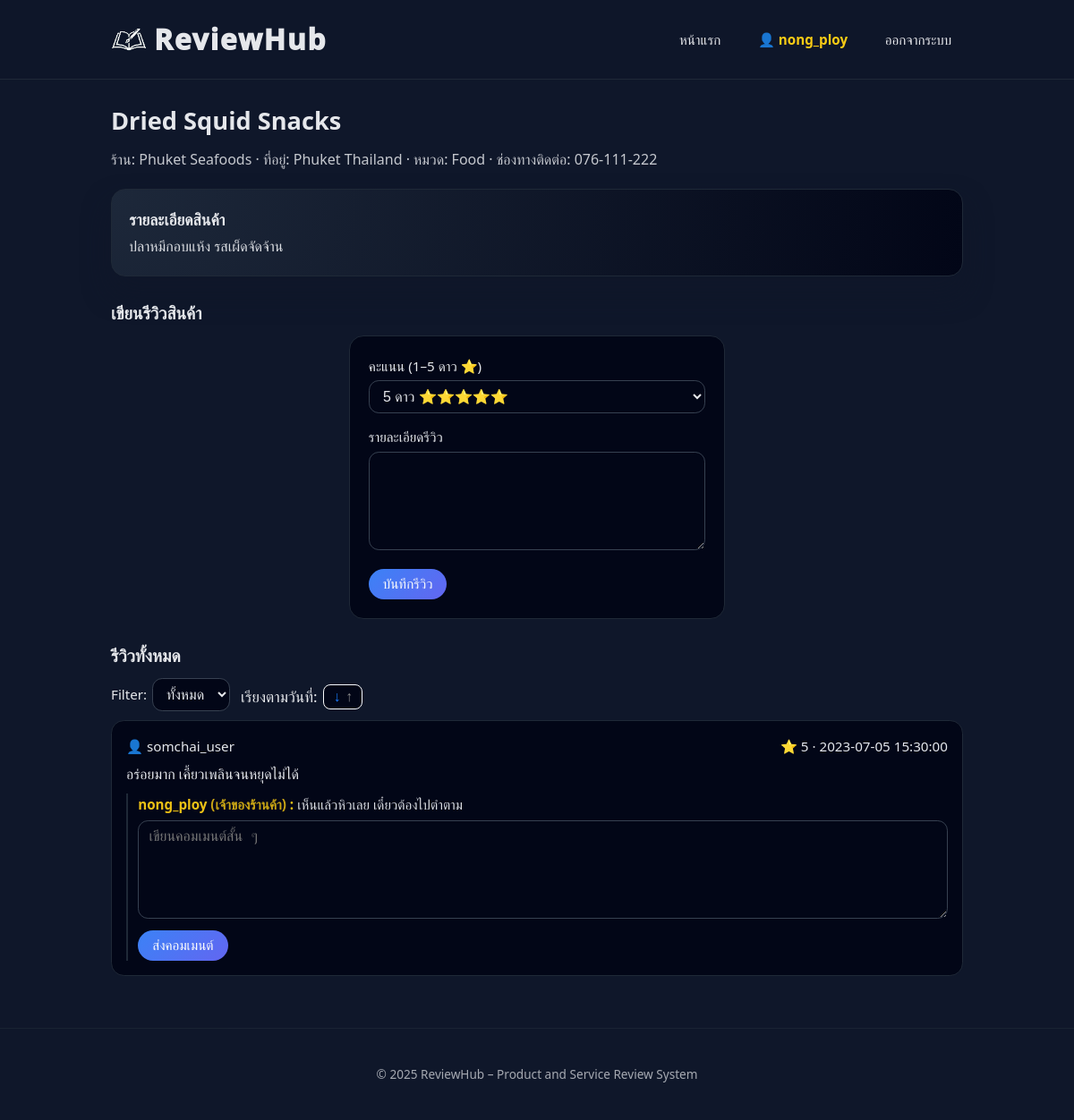
The page /product.php?id=3 (signed in) on the database its author committed.
### tables this page shows
CREATE TABLE `Product` (
  `product_id` int NOT NULL,
  `store_id` int NOT NULL,
  `product_name` varchar(150) NOT NULL,
  `description` text,
  `category` varchar(50) DEFAULT NULL
);

CREATE TABLE `Store` (
  `store_id` int NOT NULL,
  `user_id` int NOT NULL,
  `store_name` varchar(100) NOT NULL,
  `country` varchar(50) DEFAULT NULL,
  `city` varchar(50) DEFAULT NULL,
  `contact` varchar(100) DEFAULT NULL,
  `register_date` datetime DEFAULT CURRENT_TIMESTAMP
);

CREATE TABLE `Review` (
  `review_id` int NOT NULL,
  `product_id` int NOT NULL,
  `user_id` int NOT NULL,
  `rating` int DEFAULT NULL,
  `review_text` text,
  `review_date` datetime DEFAULT CURRENT_TIMESTAMP
);

CREATE TABLE `User` (
  `user_id` int NOT NULL,
  `user_type_id` int NOT NULL,
  `username` varchar(50) NOT NULL,
  `email` varchar(100) NOT NULL,
  `password` varchar(255) NOT NULL,
  `registration_date` datetime DEFAULT CURRENT_TIMESTAMP
);

CREATE TABLE `Comment` (
  `comment_id` int NOT NULL,
  `user_id` int NOT NULL,
  `review_id` int NOT NULL,
  `comment_text` text NOT NULL,
  `comment_date` datetime DEFAULT CURRENT_TIMESTAMP
);

### db.php (called while the page is built, shortened)
<?php
function currentUserId()
{
    return isset($_SESSION['user_id']) ? (int) $_SESSION['user_id'] : null;
}
function userRoleClass($typeId)
{
    $typeId = (int) $typeId;
    if ($typeId === 3) {
        return 'user-role-merchant';
    }
    return 'user-role-customer';
}

### product.php (the view, shortened to what this page needs)
<?php
require_once 'db.php';
$productId = isset($_GET['id']) ? (int)$_GET['id'] : 0;
$stmt = $conn->prepare("
    SELECT p.product_name, p.description, p.category,
           s.store_id, s.user_id, s.store_name, s.city, s.country, s.contact
    FROM Product p
    JOIN Store s ON p.store_id = s.store_id
    WHERE p.product_id = ?
");
$stmt->bind_param('i', $productId);
$stmt->execute();
$stmt->bind_result($pname, $pdesc, $pcat, $storeId, $storeOwnerId, $sname, $scity, $scountry, $scontact);
$ratingFilter = $_GET['rating'] ?? 'all';
$orderParam = $_GET['order'] ?? 'new';
$orderParam = ($orderParam === 'old') ? 'old' : 'new';
$orderDir = $orderParam === 'old' ? 'ASC' : 'DESC';
$sqlReviews = "
    SELECT r.review_id, r.rating, r.review_text, r.review_date,
           u.username, u.user_type_id, u.user_id
    FROM Review r
    JOIN `User` u ON r.user_id = u.user_id
    WHERE r.product_id = ?
";
$sqlReviews .= " ORDER BY r.review_date {$orderDir}";
$stmtRev = $conn->prepare($sqlReviews);
if ($ratingFilter !== 'all') {
    $ratingValue = (int)$ratingFilter;
    $stmtRev->bind_param('ii', $productId, $ratingValue);
} else {
    $stmtRev->bind_param('i', $productId);
}
$stmtRev->execute();
$resultRev = $stmtRev->get_result();
$reviews = [];
while ($row = $resultRev->fetch_assoc()) {
    $reviews[] = $row;
}
$commentsByReview = [];
if ($reviews) {
    $stmtC = $conn->prepare("
        SELECT c.comment_text, c.comment_date, u.username, u.user_type_id, u.user_id
        FROM Comment c
        JOIN `User` u ON c.user_id = u.user_id
        WHERE c.review_id = ?
        ORDER BY c.comment_date ASC
    ");
    foreach ($reviews as $r) {
        $rid = (int)$r['review_id'];
        $stmtC->bind_param('i', $rid);
        $stmtC->execute();
        $resC = $stmtC->get_result();
        while ($c = $resC->fetch_assoc()) {
            $commentsByReview[$rid][] = $c;
        }
    }
}
include 'header.php';
?>
<section class="section">
    <h1 class="page-title"><?php echo htmlspecialchars($pname); ?></h1>
    <p class="page-subtitle">
        ร้าน: <?php echo htmlspecialchars($sname); ?>
        <?php if ($scity || $scountry): ?>
            · ที่อยู่: <?php echo htmlspecialchars(trim($scity . ' ' . $scountry)); ?>
        <?php endif; ?>
        <?php if ($pcat): ?>
            · หมวด: <?php echo htmlspecialchars($pcat); ?>
        <?php endif; ?>
        <?php if ($scontact): ?>
            · ช่องทางติดต่อ: <?php echo htmlspecialchars($scontact); ?>
        <?php endif; ?>
    </p>
    <?php if ($pdesc): ?>
        <div class="section">
            <div class="card">
                <div class="card-title">รายละเอียดสินค้า</div>
                <p class="body-text">
                    <?php echo nl2br(htmlspecialchars($pdesc)); ?>
                </p>
            </div>
        </div>
    <?php endif; ?>
    <div class="section">
        <h2 class="page-title" style="font-size:1.2rem;">เขียนรีวิวสินค้า</h2>
        <?php if (!currentUserId()): ?>
            <div class="alert alert-error">
                ต้องเข้าสู่ระบบก่อนถึงจะเขียนรีวิวได้
                <a href="login.php">เข้าสู่ระบบ</a>
            </div>
        <?php else: ?>
            <form method="post" class="form-card">
                <div class="form-group">
    				<label>คะแนน (1–5 ดาว ⭐)</label>
    				<select name="rating">
        			<?php for ($i = 5; $i >= 1; $i--): ?>
            		<?php $stars = str_repeat("⭐", $i); ?>
           				 <option value="<?php echo $i; ?>">
                		<?php echo $i . " ดาว " . $stars; ?>
           			 </option>
       				 <?php endfor; ?>
    				</select>
				</div>
                <div class="form-group">
                    <label>รายละเอียดรีวิว</label>
                    <textarea name="review_text"></textarea>
                </div>
                <button class="btn-primary" type="submit">บันทึกรีวิว</button>
            </form>
        <?php endif; ?>
    </div>
    <div class="section">
        <h2 class="page-title" style="font-size:1.2rem;">รีวิวทั้งหมด</h2>
        <form method="get" style="display:flex; gap:0.75rem; align-items:center; flex-wrap:wrap; margin:0.6rem 0 0.4rem;">
            <label style="display:flex; gap:0.35rem; align-items:center;">
                Filter:
                <select name="rating" onchange="this.form.submit()">
                    <option value="all" <?php echo $ratingFilter === 'all' ? 'selected' : ''; ?>>ทั้งหมด</option>
                </select>
            </label>
            <div style="display:flex; gap:0.4rem; align-items:center;">
                <span>เรียงตามวันที่:</span>
                <button type="submit" name="order" value="<?php echo $orderParam === 'new' ? 'old' : 'new'; ?>"
                        style="display:flex; align-items:center; gap:0.35rem; padding:0.25rem 0.65rem; border-radius:8px; border:1px solid #f8f9fb; background:#020617; color:#111; cursor:pointer;">
                    <span style="color:<?php echo $orderParam === 'new' ? '#1b7cff' : '#888'; ?>; font-size:1rem;">↓</span>
                    <span style="color:<?php echo $orderParam === 'old' ? '#1b7cff' : '#888'; ?>; font-size:1rem;">↑</span>
                </button>
            </div>
        </form>
        <?php if (empty($reviews)): ?>
            <p style="opacity:0.85; margin-top:0.6rem;">ยังไม่มีรีวิว ลองเขียนอันแรกเลย!</p>
        <?php else: ?>
            <?php foreach ($reviews as $r): ?>
                <?php
                $roleClass = userRoleClass($r['user_type_id']);
                ?>
                <div class="review">
                    <div class="review-header">
                        <span class="<?php echo $roleClass; ?>">
                            👤 <?php echo htmlspecialchars($r['username']); ?>
                        </span>
                        <span>⭐ <?php echo (int)$r['rating']; ?> ·
                            <?php echo htmlspecialchars($r['review_date']); ?>
                        </span>
                    </div>
                    <div class="review-body">
                        <?php echo nl2br(htmlspecialchars($r['review_text'])); ?>
                    </div>
                    <div class="comments">
                        <?php foreach ($commentsByReview[$r['review_id']] ?? [] as $c): ?>
                            <?php
                            $cRoleClass = userRoleClass($c['user_type_id']);
                            $cIsStoreOwner = ((int)($c['user_id'] ?? 0) === (int)$storeOwnerId);
                            ?>
                            <div class="comment">
                                <strong class="<?php echo $cRoleClass; ?>">
                                    <?php echo htmlspecialchars($c['username']); ?>
                                    <?php if ($cIsStoreOwner): ?>
                                        <span style="opacity:0.85;">(เจ้าของร้านค้า)</span>
                                    <?php endif; ?>:
                                </strong>
                                <?php echo nl2br(htmlspecialchars($c['comment_text'])); ?>
                            </div>
                        <?php endforeach; ?>
                        <?php if (currentUserId()): ?>
                            <form method="post" style="margin-top:0.4rem;">
                                <textarea name="comment_text"
                                          placeholder="เขียนคอมเมนต์สั้น ๆ"></textarea>
                                <button class="btn-primary" type="submit"
                                        style="margin-top:0.35rem;">ส่งคอมเมนต์</button>
                            </form>
                        <?php endif; ?>
                    </div>
                </div>
            <?php endforeach; ?>
        <?php endif; ?>
    </div>
</section>
<?php include 'footer.php'; ?>

### assets/style.css (style rules this page uses)
* { box-sizing: border-box; margin: 0; padding: 0; }
body { font-family: "Kanit", "Segoe UI", system-ui, -apple-system, sans-serif; background: #0f172a; color: #e5e7eb; font-size: 17px; line-height: 1.6; }
.card { background: radial-gradient(circle at top left, #1d283a, #020617); border-radius: 1rem; padding: 1.2rem; border: 1px solid #1f2937; box-shadow: 0 18px 30px rgba(15, 23, 42, 0.7); transition: transform 0.15s ease, box-shadow 0.15s ease, border-color 0.15s; }
.card-title { font-size: 1.1rem; font-weight: 600; margin-bottom: 0.25rem; }
.body-text { font-size: 1rem; opacity: 0.95; }
.form-card { background: #020617; border-radius: 1rem; padding: 1.3rem; border: 1px solid #1f2937; max-width: 420px; margin: 0 auto; }
.form-group { margin-bottom: 0.9rem; }
label { font-size: 0.95rem; display: block; margin-bottom: 0.25rem; }
input[type="text"], input[type="email"], input[type="password"], select, textarea { width: 100%; padding: 0.5rem 0.7rem; border-radius: 0.7rem; border: 1px solid #374151; background: #020617; color: #e5e7eb; font-size: 1rem; }
textarea { min-height: 110px; resize: vertical; }
.btn, .btn-primary { display: inline-flex; align-items: center; justify-content: center; padding: 0.5rem 1rem; border-radius: 999px; border: none; cursor: pointer; font-size: 0.95rem; gap: 0.35rem; }
.btn-primary { background: linear-gradient(135deg, #3b82f6, #6366f1); color: #f9fafb; }
.page-title { font-size: 1.7rem; font-weight: 600; margin-bottom: 0.6rem; }
.page-subtitle { font-size: 1rem; opacity: 0.85; margin-bottom: 1.2rem; }
.section { margin-bottom: 1.6rem; }
.review { background: #020617; border-radius: 0.9rem; padding: 1rem; border: 1px solid #1f2937; margin-bottom: 0.8rem; }
.review-header { display: flex; justify-content: space-between; font-size: 0.95rem; margin-bottom: 0.4rem; }
.review-body { font-size: 1rem; line-height: 1.5; }
.comments { margin-top: 0.6rem; padding-left: 0.7rem; border-left: 2px solid #1f2937; }
.comment { font-size: 0.95rem; margin-bottom: 0.35rem; opacity: 0.95; }
.user-role-merchant { color: #facc15; font-weight: 700; opacity: 1 !important; }
.user-role-customer { color: #e5e7eb; }

### rows shown on the page
product: product_name "Dried Squid Snacks", store.store_name "Phuket Seafoods", store.country "Phuket Thailand", category "Food", store.contact "076-111-222", description "ปลาหมึกอบแห้ง รสเผ็ดจัดจ้าน"
review: user.username "somchai_user", rating "5", review_date "2023-07-05 15:30:00", review_text "อร่อยมาก เคี้ยวเพลินจนหยุดไม่ได้"
comment: user.username "nong_ploy", comment_text "เห็นแล้วหิวเลย เดี๋ยวต้องไปตำตาม"

### other values the page prints
$_SESSION['username'] "nong_ploy"
form field rating "5 ดาว ⭐⭐⭐⭐⭐"
